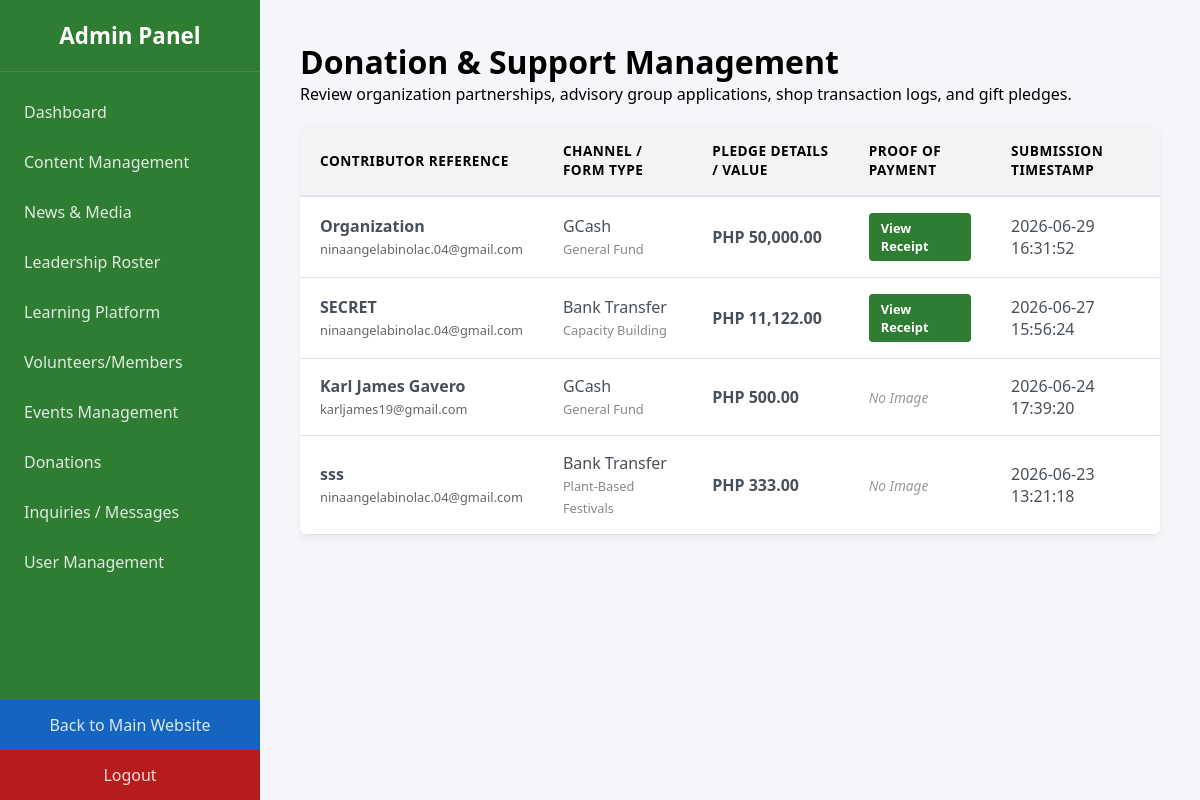
Page /admin/admin-donations.php (signed in) on the committed database.
### tables this page shows
CREATE TABLE `donations` (
  `id` int(11) NOT NULL,
  `donor_name` varchar(255) NOT NULL,
  `email` varchar(150) NOT NULL,
  `amount` decimal(10,2) NOT NULL,
  `payment_channel` varchar(100) NOT NULL,
  `purpose` varchar(255) DEFAULT NULL,
  `proof_path` varchar(255) DEFAULT NULL,
  `created_at` timestamp NOT NULL DEFAULT current_timestamp()
);

### admin/admin-donations.php (the view, shortened to what this page needs)
<?php
require_once '../config.php';
$donations = [];
try {
    $result = mysqli_query($conn, "SELECT * FROM donations ORDER BY id DESC");
    if ($result) {
        while ($row = mysqli_fetch_assoc($result)) {
            $donations[] = $row;
        }
    }
} catch (mysqli_sql_exception $e) { }
?>
<!DOCTYPE html>
<html lang="en">
<head>
</head>
<body>
    <?php include '../includes/admin-navbar.php'; ?>
    <div class="main-content">
        <h1>Donation &amp; Support Management</h1>
        <p>Review organization partnerships, advisory group applications, shop transaction logs, and gift pledges.</p>
        <div class="table-container">
            <table>
                <thead>
                    <tr>
                        <th>Contributor Reference</th>
                        <th>Channel / Form Type</th>
                        <th>Pledge Details / Value</th>
                        <th>Proof of Payment</th> <th>Submission Timestamp</th>
                    </tr>
                </thead>
                <tbody>
                    <?php if (empty($donations)): ?>
                        <tr>
                            <td colspan="5" style="text-align: center; padding: 40px; color: #888;">No donor entries or support pipeline transmissions found yet.</td>
                        </tr>
                    <?php else: ?>
                        <?php foreach ($donations as $donation): ?>
                        <tr>
                            <td>
                                <strong><?= htmlspecialchars($donation['donor_name'] ?? 'Anonymous') ?></strong><br>
                                <span style="font-size: 0.8rem; color: #666;"><?= htmlspecialchars($donation['email'] ?? '') ?></span>
                            </td>
                            <td>
                                <?= htmlspecialchars($donation['payment_channel'] ?? 'General Fund Pledge') ?><br>
                                <span style="font-size: 0.8rem; color: #888;"><?= htmlspecialchars($donation['purpose'] ?? '') ?></span>
                            </td>
                            <td><strong>PHP <?= htmlspecialchars(number_format($donation['amount'] ?? 0, 2)) ?></strong></td>
                            <td>
                                <?php if (!empty($donation['proof_path'])): ?>
                                    <a href="../<?= htmlspecialchars($donation['proof_path']) ?>" target="_blank" class="btn-receipt">View Receipt</a>
                                <?php else: ?>
                                    <span class="no-image">No Image</span>
                                <?php endif; ?>
                            </td>
                            <td><?= htmlspecialchars($donation['created_at'] ?? 'N/A') ?></td>
                        </tr>
                        <?php endforeach; ?>
                    <?php endif; ?>
                </tbody>
            </table>
        </div>
    </div>
</body>
</html>

### admin/admin-donations.php (style rules this page uses)
* { box-sizing: border-box; margin: 0; padding: 0; }
body { display: flex; min-height: 100vh; font-family: 'Segoe UI', Arial, sans-serif; background-color: #f4f6f9; }
.main-content { flex: 1; padding: 40px; }
.table-container { background: white; border-radius: 8px; box-shadow: 0 4px 6px rgba(0,0,0,0.05); overflow: hidden; margin-top: 20px; }
table { width: 100%; border-collapse: collapse; }
th { background-color: #f1f3f5; padding: 16px 20px; border-bottom: 2px solid #dee2e6; text-transform: uppercase; font-size: 0.85rem; letter-spacing: 0.5px; text-align: left; }
td { padding: 16px 20px; border-bottom: 1px solid #dee2e6; color: #495057; text-align: left; vertical-align: middle; }
.btn-receipt { display: inline-block; background-color: #2e7d32; color: white; text-decoration: none; padding: 6px 12px; border-radius: 4px; font-size: 0.8rem; font-weight: 600; transition: background-color 0.2s; }
.no-image { color: #999; font-style: italic; font-size: 0.85rem; }

### rows in the picture
donations: donor_name "Organization", email "ninaangelabinolac.04@gmail.com", payment_channel "GCash", purpose "General Fund", amount "50,000.00", created_at "2026-06-29 16:31:52"
donations: donor_name "SECRET", email "ninaangelabinolac.04@gmail.com", payment_channel "Bank Transfer", purpose "Capacity Building", amount "11,122.00", created_at "2026-06-27 15:56:24"
donations: donor_name "Karl James Gavero", email "karljames19@gmail.com", payment_channel "GCash", purpose "General Fund", amount "500.00", shows "No Image", created_at "2026-06-24 17:39:20"
donations: donor_name "sss", email "ninaangelabinolac.04@gmail.com", payment_channel "Bank Transfer", purpose "Plant-Based Festivals", amount "333.00", shows "No Image", created_at "2026-06-23 13:21:18"
